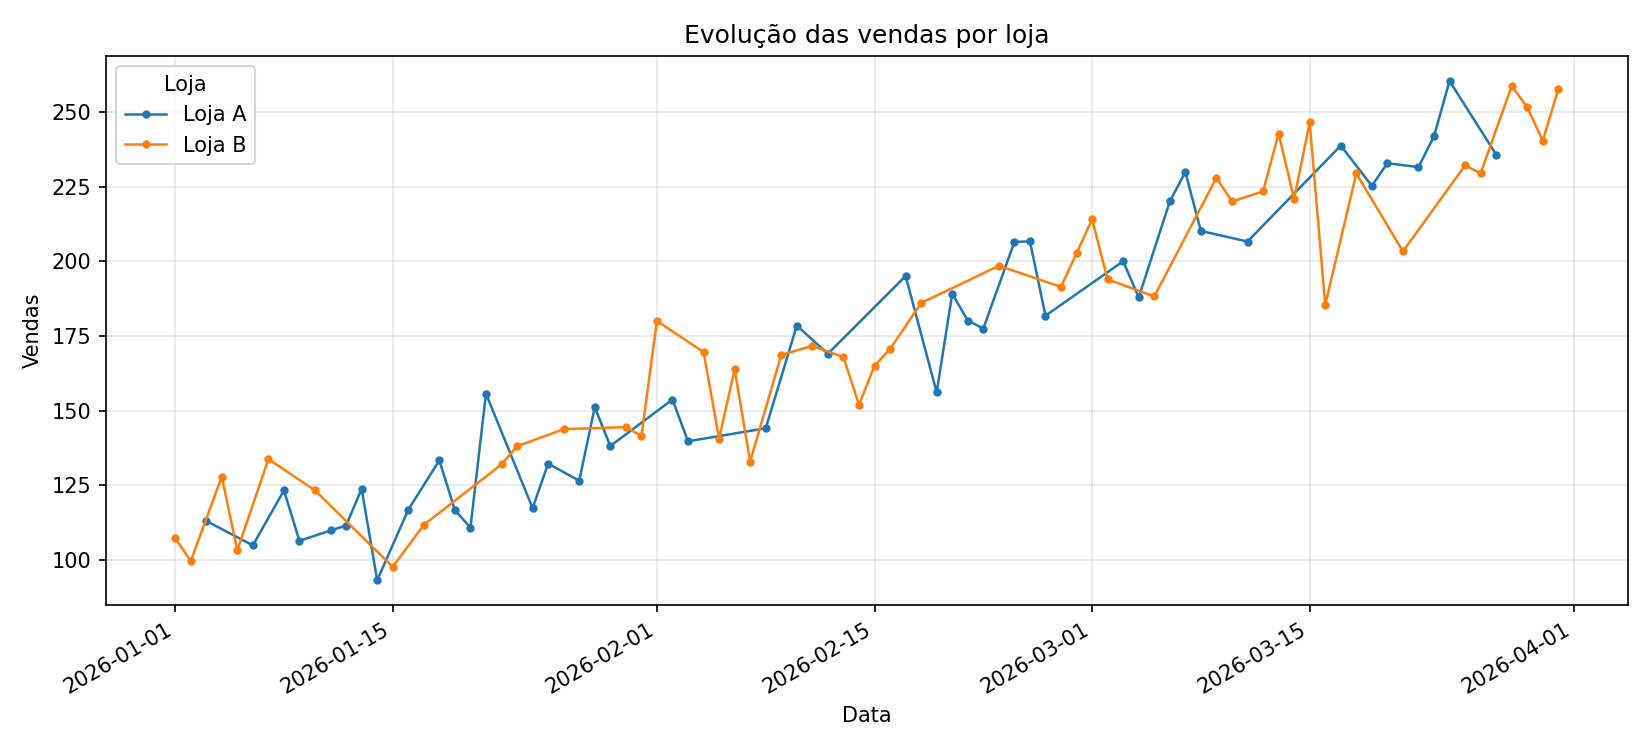

The Python source for this figure:
"""Gráfico de linhas: evolução das vendas ao longo do tempo, por loja."""
import pandas as pd
import matplotlib.pyplot as plt

df = pd.read_csv("dados_linhas.csv", parse_dates=["data"]).sort_values("data")

fig, ax = plt.subplots(figsize=(11, 5))
for loja, grupo in df.groupby("loja"):
    ax.plot(grupo["data"], grupo["vendas"], marker="o", markersize=3,
            linewidth=1.2, label=loja)

ax.set_title("Evolução das vendas por loja")
ax.set_xlabel("Data")
ax.set_ylabel("Vendas")
ax.grid(alpha=0.3)
ax.legend(title="Loja")
fig.autofmt_xdate()
plt.tight_layout()
plt.savefig("02_linhas.png", dpi=150)
plt.show()
